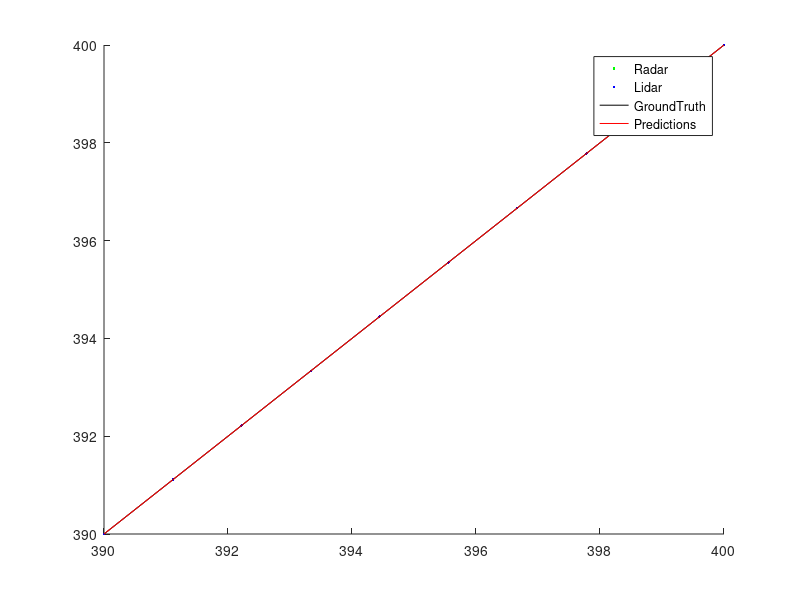

MATLAB code for this plot: (Note: this script raises an error after producing the figure.)
%% Udacity Extended Kalman Filter Plotting Tool
% By: Chris Gundling, chrisgundling@gmail.com
clear all;
close all;
clc;

%% Dummy Legend
hold on;
x1 = linspace(390,400,10);
y1 = linspace(390,400,10);
plot(x1,y1,'g.')
plot(x1,y1,'b.')
plot(x1,y1,'k-')
plot(x1,y1,'r-')
legend('Radar','Lidar','GroundTruth','Predictions');

%% Read in the Data
data = readtable('sample-laser-radar-measurement-data-1.txt','Delimiter','tab','ReadVariableNames',false);
ground_truth = readtable('../outputs/output1.txt','Delimiter','tab','ReadVariableNames',false);

%% Plot the Radar and Lidar Measurements
count = 0;
for i = 1 : length(data.Var2)
    if char(data.Var1(i)) == 'R'
        data.Var10(i) = cos(data.Var3(i))*data.Var2(i);
        data.Var11(i) = sin(data.Var3(i))*data.Var2(i);
        plot(data.Var10(i),data.Var11(i),'g.','LineWidth',2)    
        count = count + 1;
    end
    if char(data.Var1(i)) == 'L'
        plot(data.Var2(i),data.Var3(i),'b.','LineWidth',2)
        count = count + 1;
    end
end

%% Plot the grounth truth line
plot(ground_truth.Var7,ground_truth.Var8,'k-','LineWidth',1)

%% Plot the Predicted Path
plot(ground_truth.Var1,ground_truth.Var2,'r-','LineWidth',1)

%% Plot Properties
axis([4 12 -14 2]);
%axis([0 220 -5 40]);
xlabel('px');
ylabel('py');
